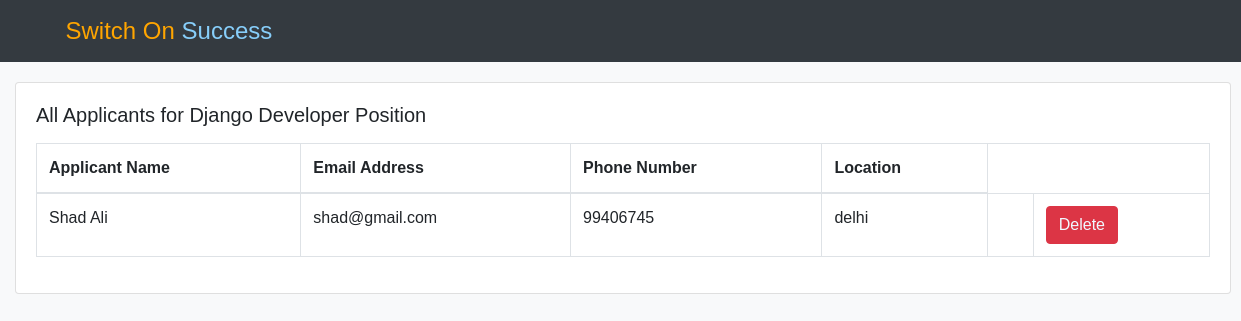
/all_applicants/1/, run on the app's committed database.
### Job/models.py (models this page shows, shortened)
class Job(models.Model):
    user = models.ForeignKey(User, on_delete=models.CASCADE)
    job_id = models.AutoField(primary_key=True)  # Auto-incrementing job ID
    title = models.CharField(max_length=100)
    salary = models.CharField(max_length=5)
    experience = models.CharField(max_length=200)
    location = models.CharField(max_length=100)
    skills = models.TextField()  # Skills required for the job
    requirements = models.TextField()  # Job requirements
    responsibilities = models.TextField()  # Job responsibilities
    qualifications = models.TextField()  # Required qualifications
    is_available = models.BooleanField(default=True)

class JobApplication(models.Model):
    job = models.ForeignKey(Job, on_delete=models.CASCADE)
    user = models.ForeignKey(User, on_delete=models.CASCADE, null=True, blank=True, default=None)
    name = models.CharField(max_length=100)
    email = models.EmailField()
    phone = models.CharField(max_length=20)
    location = models.CharField(max_length=100)

### Job/views.py (the view)
# urls.py: path('all_applicants/<int:job_id>/', views.all_applicants_view, name='all_applicants'),
def all_applicants_view(request, job_id):
    job = Job.objects.get(pk=job_id)
    applicants = JobApplication.objects.filter(job=job)
    return render(request, 'job/all_applicants.html', {'applicants': applicants, 'job': job})

### templates/job/all_applicants.html
{% extends 'base.html' %}
{% block content %}
<div class="card mx-auto" style="width: 76rem;">
    <div class="card-body">
        <h5 class="card-title mb-3">All Applicants for {{ job.title }} Position</h5>
        <table class="table table-bordered">
            <thead>
                <tr>
                    <th scope="col">Applicant Name</th>
                    <th scope="col"> Email Address</th>
                    <th scope="col">Phone Number</th>
                    <th scope="col">Location</th>
                </tr>
            </thead>
            <tbody>
                {% for applicant in applicants %}
                    <tr>
                        <td>{{ applicant.name }}</td>
                        <td>{{ applicant.email }}</td>
                        <td>{{ applicant.phone }}</td>
                        <td>{{ applicant.location }}</td>
                        <td>{{ applicant.timestamp }}</td>
                        <td><button type="button" class="btn btn-danger"><a style="color: aliceblue; text-decoration: none;" href="{% url 'delete_applicant' job_id=job.job_id applicant_id=applicant.id %}">Delete</a></button></td>
                    </tr>
                {% endfor %}
            </tbody>
        </table>
    </div>
</div>
{% endblock content %}

### templates/base.html (style rules this page uses)
body { font-family: Arial, sans-serif; background-color: #f8f9fa; }

### data on the page
Job: title "Django Developer"
JobApplication: name "Shad Ali", email "shad@gmail.com", phone "99406745", location "delhi"
